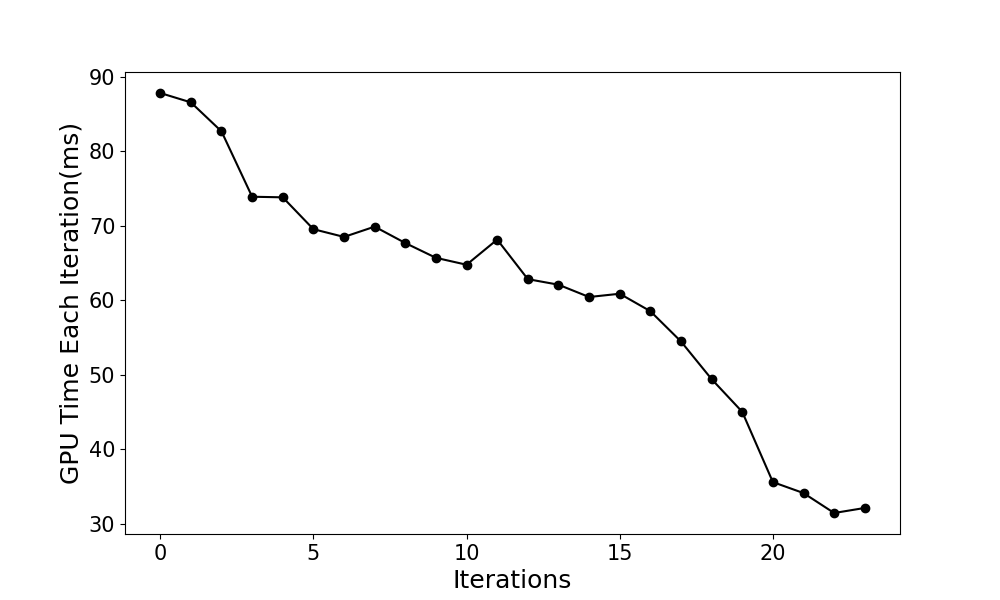

Generate this figure with Python:
import matplotlib.pyplot as plt

gpu_time = [87.786499, 86.529022, 82.63683, 73.865219, 73.785347, 69.511490, 68.471199, 69.852287, 67.654175, \
                  65.667618, 64.739195, 68.114113, 62.804863, 62.060928, 60.407711, 60.846783, 58.505569, 54.442623, \
                  49.385952, 44.994879, 35.569218, 34.096863, 31.421696, 32.099487]
data_x = [i for i in range(len(gpu_time))]

plt.figure(figsize=(10, 6))
ax = plt.subplot(111)
plt.plot(data_x, gpu_time, "o-", color='black')

# for i, j in zip(data_x, gpu_time):
#     print(i,j)
#     plt.text(i, j+2, str(j), ha='center', va='bottom')

plt.ylabel("GPU Time Each Iteration(ms)")
plt.xlabel("Iterations")
plt.xticks(fontsize=15)
plt.yticks(fontsize=15)
ax.set_xlabel("Iterations", fontsize=18)
ax.set_ylabel("GPU Time Each Iteration(ms)", fontsize=18)
plt.show()
